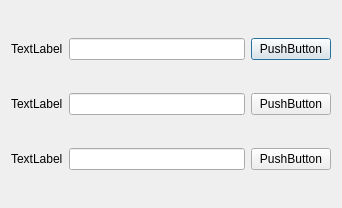
<?xml version="1.0" encoding="UTF-8"?>
<ui version="4.0">
 <class>Dialog</class>
 <widget class="QDialog" name="Dialog">
  <property name="geometry">
   <rect>
    <x>0</x>
    <y>0</y>
    <width>342</width>
    <height>208</height>
   </rect>
  </property>
  <property name="windowTitle">
   <string>Dialog</string>
  </property>
  <layout class="QGridLayout" name="gridLayout">
   <item row="0" column="1">
    <widget class="QLineEdit" name="lineEdit"/>
   </item>
   <item row="0" column="2">
    <widget class="QPushButton" name="pushButton">
     <property name="text">
      <string>PushButton</string>
     </property>
    </widget>
   </item>
   <item row="2" column="2">
    <widget class="QPushButton" name="pushButton_3">
     <property name="text">
      <string>PushButton</string>
     </property>
    </widget>
   </item>
   <item row="1" column="0">
    <widget class="QLabel" name="label_2">
     <property name="text">
      <string>TextLabel</string>
     </property>
    </widget>
   </item>
   <item row="2" column="0">
    <widget class="QLabel" name="label_3">
     <property name="text">
      <string>TextLabel</string>
     </property>
    </widget>
   </item>
   <item row="1" column="1">
    <widget class="QLineEdit" name="lineEdit_2"/>
   </item>
   <item row="1" column="2">
    <widget class="QPushButton" name="pushButton_2">
     <property name="text">
      <string>PushButton</string>
     </property>
    </widget>
   </item>
   <item row="2" column="1">
    <widget class="QLineEdit" name="lineEdit_3"/>
   </item>
   <item row="0" column="0">
    <widget class="QLabel" name="label">
     <property name="text">
      <string>TextLabel</string>
     </property>
    </widget>
   </item>
  </layout>
 </widget>
 <resources/>
 <connections/>
</ui>
